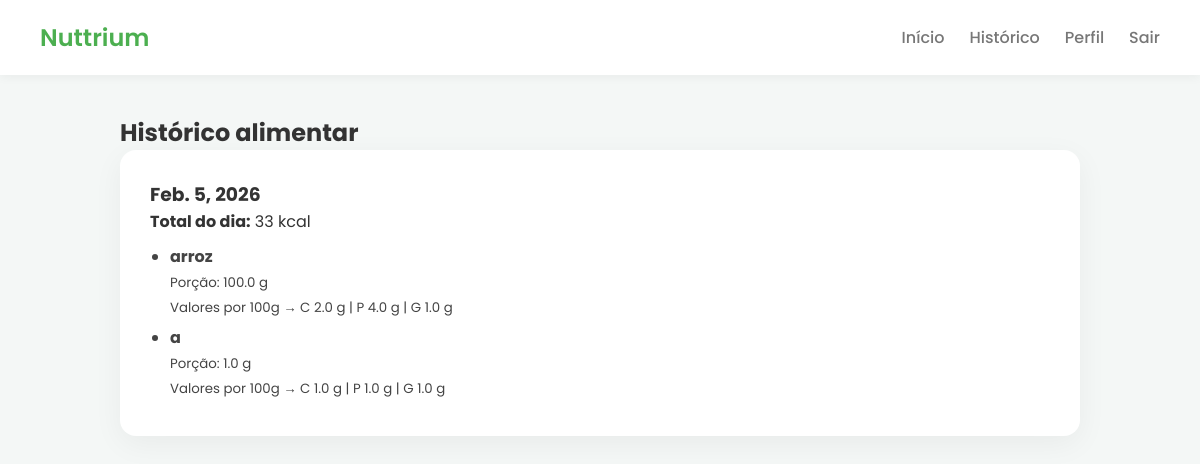
Screenshot of /historico/ (signed in) with the database file from the repository.
### refeicoes/models.py (models this page shows)
class Refeicao(models.Model):
    user = models.ForeignKey(User, on_delete=models.CASCADE)
    nome = models.CharField(max_length=100)
    porcao = models.FloatField(help_text="Quantidade consumida em gramas")
    carboidratos = models.FloatField(help_text="Carboidratos por 100g")
    proteinas = models.FloatField(help_text="Proteínas por 100g")
    gorduras = models.FloatField(help_text="Gorduras por 100g")
    data = models.DateField(auto_now_add=True)
    def calorias(self):
        fator = self.porcao / 100
        return (
            (self.carboidratos * 4 +
             self.proteinas * 4 +
             self.gorduras * 9)
            * fator
        )

### alimentacao/views.py (the view)
# urls.py: path("historico/", views.historico, name="historico"),
@login_required
def historico(request):
    refeicoes = Refeicao.objects.filter(user=request.user).order_by("-data")
    dias = defaultdict(list)
    for r in refeicoes:
        dias[r.data].append(r)
    historico_formatado = []
    for data, itens in dias.items():
        total = sum(r.calorias() for r in itens)
        historico_formatado.append({
            "data": data,
            "total": total,
            "itens": itens
        })
    return render(request, "historico.html", {
        "dias": historico_formatado
    })

### alimentacao/templates/historico.html
{% extends 'base.html' %}
{% block content %}
<h2>Histórico alimentar</h2>
{% for dia in dias %}
  <div class="card">
    <h3>{{ dia.data }}</h3>
    <p><strong>Total do dia:</strong> {{ dia.total|floatformat:0 }} kcal</p>
    <ul class="lista-alimentos">
      {% for r in dia.itens %}
        <li>
          <strong>{{ r.nome }}</strong><br>
          <small>
            Porção: {{ r.porcao }} g<br>
            Valores por 100g →
            C {{ r.carboidratos }} g |
            P {{ r.proteinas }} g |
            G {{ r.gorduras }} g
          </small>
        </li>
      {% endfor %}
    </ul>
  </div>
{% empty %}
  <p>Nenhum registro ainda.</p>
{% endfor %}
{% endblock %}

### alimentacao/static/css/styles.css (style rules this page uses)
:root { --verde: #4CAF50; --verde-escuro: #16771b; --fundo: #f4f7f6; --card: #ffffff; --texto: #333; --cinza: #777; }
* { margin: 0; padding: 0; box-sizing: border-box; font-family: 'Poppins', sans-serif; }
body { background: var(--fundo); color: var(--texto); }
.card { background: var(--card); padding: 30px; border-radius: 16px; box-shadow: 0 8px 30px rgba(0,0,0,.05); margin-bottom: 30px; }
.lista-alimentos { margin-top: 10px; padding-left: 20px; }
.lista-alimentos li { margin-bottom: 6px; color: #444; }

### rows the page displays
Refeicao: data "Feb. 5, 2026", nome "arroz", porcao "100.0", carboidratos "2.0", proteinas "4.0", gorduras "1.0"
Refeicao: nome "a", porcao "1.0", carboidratos "1.0", proteinas "1.0", gorduras "1.0"

### other values shown
{{ dia.total|floatformat:0 }} "33"
